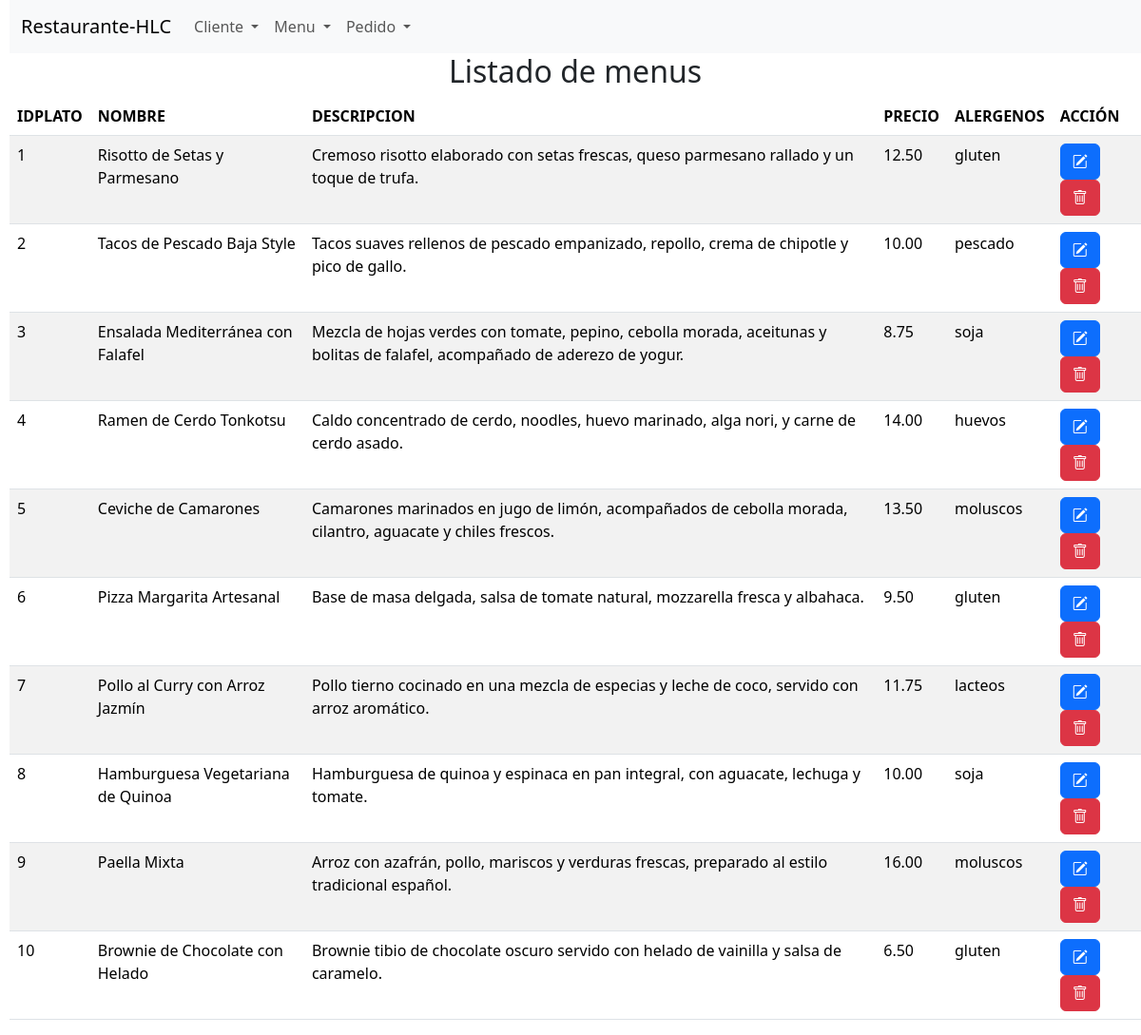
The app's page /get_menu.php with its own data.
### tables this page shows
CREATE TABLE `menu` (
  `idplato` int NOT NULL,
  `nombre` varchar(40) NOT NULL,
  `descripcion` varchar(500) NOT NULL,
  `precio` double(10,2) NOT NULL,
  `alergenos` varchar(150) NOT NULL
);

### get_menu.php (the view, shortened to what this page needs)
<?php
$conexion = obtenerConexion();
if (isset($_GET['selectAlergenos']) || isset($_GET['txtNombrePlato']) || isset($_GET['txtDescripcion'])) {
    $alergenos = $_GET['selectAlergenos'];
    $nombre = $_GET['txtNombrePlato'];
    $descripcion = $_GET['txtDescripcion'];
    $sql = "SELECT * FROM menu WHERE alergenos = '$alergenos' OR descripcion = '$descripcion' OR nombre = '$nombre' ORDER BY idplato ASC;";
}else{
$sql = "SELECT * FROM menu ORDER BY idplato ASC;";
}
$resultado = mysqli_query($conexion, $sql);
$mensaje = "<h2 class='text-center'>Listado de menus</h2>";
$mensaje .= "<table class='table table-striped'>";
$mensaje .= "<thead><tr><th>IDPLATO</th><th>NOMBRE</th><th>DESCRIPCION</th><th>PRECIO</th><th>ALERGENOS</th><th>ACCIÓN</th></tr></thead>";
$mensaje .= "<tbody>";
while ($fila = mysqli_fetch_assoc($resultado)) {
    $mensaje .= "<tr><td>" . $fila['idplato'] . "</td>";
    $mensaje .= "<td>" . $fila['nombre'] . "</td>";
    $mensaje .= "<td>" . $fila['descripcion'] . "</td>";
    $mensaje .= "<td>" . $fila['precio'] . "</td>";
    $mensaje .= "<td>" . $fila['alergenos'] . "</td>";
    $mensaje .= "<td><form class='d-inline me-1' action='editar_menu.php' method='post'>";
    $mensaje .= "<input type='hidden' name='menu' value='" . htmlspecialchars(json_encode($fila),ENT_QUOTES) . "' />";
    $mensaje .= "<button name='Editar' class='btn btn-primary'><i class='bi bi-pencil-square'></i></button></form>";
    $mensaje .= "<form class='d-inline' action='borrar_menu.php' method='post'>";
    $mensaje .= "<input type='hidden' name='idplato' value='" . $fila['idplato']  . "' />";
    $mensaje .= "<button name='Borrar' class='btn btn-danger'><i class='bi bi-trash'></i></button></form>";
    $mensaje .= "</td></tr>";
}
$mensaje .= "</tbody></table>";
echo $mensaje;

### records on screen
menu: idplato "1", nombre "Risotto de Setas y Parmesano", descripcion "Cremoso risotto elaborado con setas frescas, queso parmesano rallado y un toque de trufa.", precio "12.50", alergenos "gluten"
menu: idplato "2", nombre "Tacos de Pescado Baja Style", descripcion "Tacos suaves rellenos de pescado empanizado, repollo, crema de chipotle y pico de gallo.", precio "10.00", alergenos "pescado"
menu: idplato "3", nombre "Ensalada Mediterránea con Falafel", descripcion "Mezcla de hojas verdes con tomate, pepino, cebolla morada, aceitunas y bolitas de falafel, acompañado de aderezo de yogur.", precio "8.75", alergenos "soja"
menu: idplato "4", nombre "Ramen de Cerdo Tonkotsu", descripcion "Caldo concentrado de cerdo, noodles, huevo marinado, alga nori, y carne de cerdo asado.", precio "14.00", alergenos "huevos"
menu: idplato "5", nombre "Ceviche de Camarones", descripcion "Camarones marinados en jugo de limón, acompañados de cebolla morada, cilantro, aguacate y chiles frescos.", precio "13.50", alergenos "moluscos"
menu: idplato "6", nombre "Pizza Margarita Artesanal", descripcion "Base de masa delgada, salsa de tomate natural, mozzarella fresca y albahaca.", precio "9.50", alergenos "gluten"
menu: idplato "7", nombre "Pollo al Curry con Arroz Jazmín", descripcion "Pollo tierno cocinado en una mezcla de especias y leche de coco, servido con arroz aromático.", precio "11.75", alergenos "lacteos"
menu: idplato "8", nombre "Hamburguesa Vegetariana de Quinoa", descripcion "Hamburguesa de quinoa y espinaca en pan integral, con aguacate, lechuga y tomate.", precio "10.00", alergenos "soja"
menu: idplato "9", nombre "Paella Mixta", descripcion "Arroz con azafrán, pollo, mariscos y verduras frescas, preparado al estilo tradicional español.", precio "16.00", alergenos "moluscos"
menu: idplato "10", nombre "Brownie de Chocolate con Helado", descripcion "Brownie tibio de chocolate oscuro servido con helado de vainilla y salsa de caramelo.", precio "6.50", alergenos "gluten"
